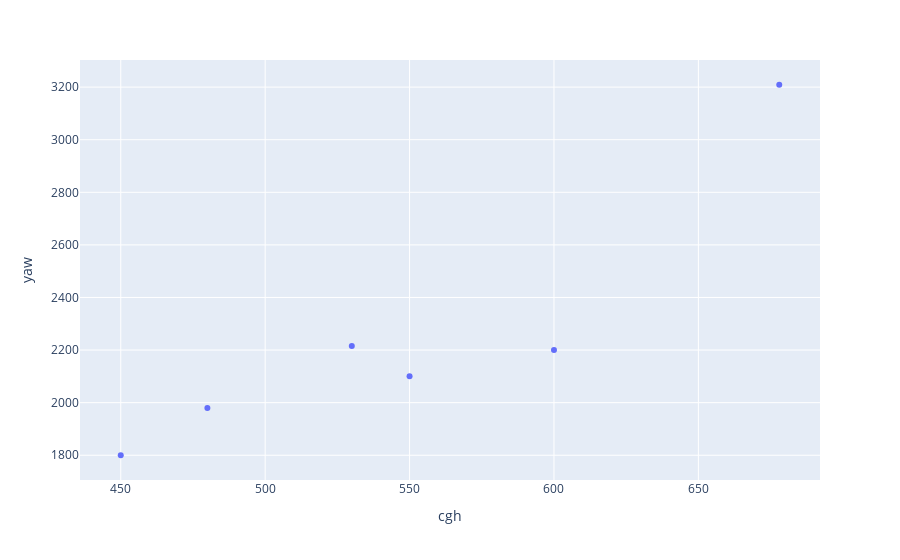

Source (notebook cell):
### Code cell
import psycopg2
import pandas as pd
import plotly.express as px

# データベースに接続
conn = psycopg2.connect(
    host="localhost",
    database="postgres",
    user="postgres",
    password="0712"
)

# カーソルを作成
cur = conn.cursor()

# ユーザーからの入力を受け取る
db1 = input("Enter the first table: ")
column1 = input("Enter the first column: ")
db2 = input("Enter the second table: ")
column2 = input("Enter the second column: ")

# クエリを生成し、実行する
sql_query = f"SELECT vec, {column1} FROM {db1} WHERE vec LIKE '%QN-30%';"
cur.execute(sql_query)
result1 = cur.fetchall()
sql_query = f"SELECT vec, {column2} FROM {db2} WHERE vec LIKE '%QN-30%';"
cur.execute(sql_query)
result2 = cur.fetchall()

# 結果をDataFrameに変換する
df1 = pd.DataFrame(result1, columns=['vec', column1])
df2 = pd.DataFrame(result2, columns=['vec', column2])

# vec列を除外する
df1.drop('vec', axis=1, inplace=True)
df2.drop('vec', axis=1, inplace=True)

# 2つのDataFrameを結合する
df = pd.concat([df1, df2], axis=1)

# 散布図グラフを描画する
fig = px.scatter(df, x=column1, y=column2)
fig.show()

### Figure 1 — Plotly figure (JSON) as saved in the notebook; plotly's stock layout.template omitted (floating-point values rounded to 4 significant figures)
{"data": [{"customdata": [["QN-302"], ["QN-303"], ["QN-304"], ["QN-305"], ["QN-306"], ["QN-301"]], "hovertemplate": "cgh=%{x}<br>yaw=%{y}<br>vec=%{customdata[0]}<extra></extra>", "legendgroup": "", "marker": {"color": "#636efa", "symbol": "circle"}, "mode": "markers", "name": "", "orientation": "v", "showlegend": false, "type": "scatter", "x": [450, 600, 550, 530, 480, 678], "xaxis": "x", "y": [1800, 2200, 2100, 2215, 1980, 3209], "yaxis": "y"}], "layout": {"autosize": true, "legend": {"tracegroupgap": 0}, "margin": {"t": 60}, "xaxis": {"anchor": "y", "autorange": true, "domain": [0, 1], "range": [436.5, 691.5], "title": {"text": "cgh"}, "type": "linear"}, "yaxis": {"anchor": "x", "autorange": true, "domain": [0, 1], "range": [1691.0, 3318.0], "title": {"text": "yaw"}, "type": "linear"}}}
